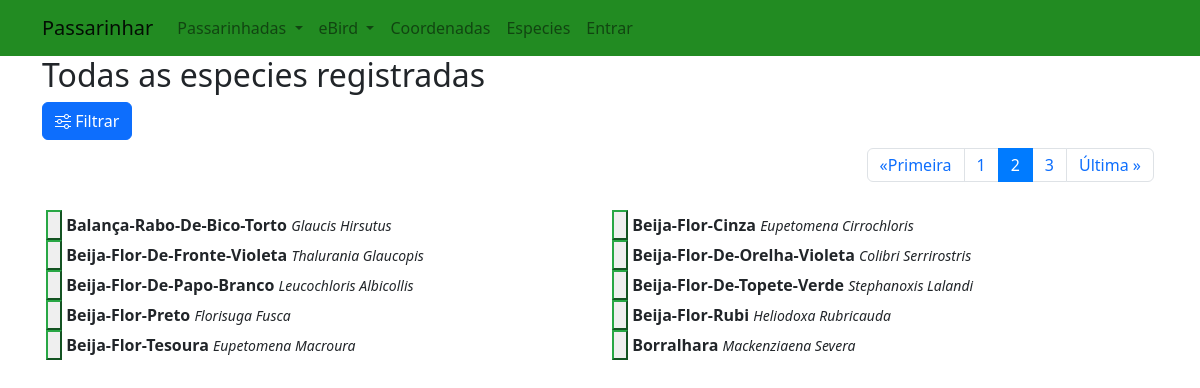
/allspices?page=2, run on an earlier commit of the app's database.
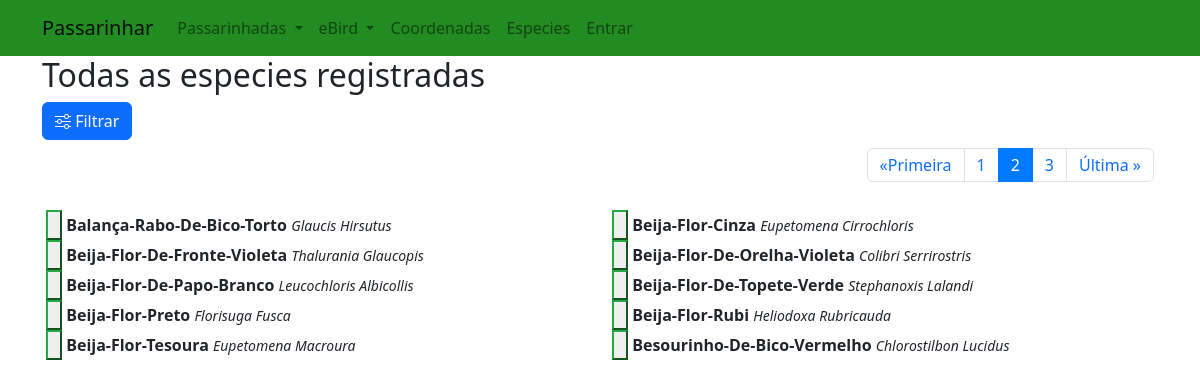
And on a later commit of the database.
### passarinhar/models.py (models this page shows, shortened)
class Spice(models.Model):
    name = models.CharField(max_length=64, unique=True)
    spice_code = models.CharField(max_length=20, null=True, blank=True)
    scientific_name = models.CharField(max_length=64, null=True, blank=True)
    taxon_order = models.ForeignKey(SpeciesTaxonomy, on_delete=models.CASCADE,null=True, blank=True, related_name="spice_taxon_order")
    DTScientific_name = models.ForeignKey(DataZoneSpecie, on_delete=models.CASCADE,null=True, blank=True, related_name="spice")
    description = models.TextField(blank=True)
    url_spice_img  = models.URLField(max_length=300, blank=True)
    image = ImageField(upload_to='spice_images/', pregenerated_sizes=["small", "medium"], null=True)

### passarinhar/views.py (the view, shortened to what this page needs)
# urls.py: path("allspices", views.allspices, name="allspices"),
def allspices(request):
    error = None
    page_obj = None
    page_number = request.GET.get('page')
    selected_name = ''
    selected_family = ''
    title = "Especies Registradas"
    if request.method == 'POST':
        form = SpiceForm(request.POST)
        if form.is_valid():
            selected_name = form.cleaned_data['spice']
            selected_family = form.cleaned_data['family']
    else:
        form = SpiceForm()
    if selected_name !='':
        allspices = Spice.objects.filter(name__icontains=selected_name)
        title = f"Especies {selected_name}* registradas"
    else:
        allspices = Spice.objects.all()
        title = "Todas as especies registradas"
    allspices = allspices.order_by("name").all()
    if allspices:
        p = Paginator(allspices, 10)
        page_obj = p.get_page(page_number)
    else:
        error = 'Sem dados'
    return render(request, "passarinhar/spices.html", {
        'title':title,
        'form': form,
        'page_obj':page_obj,
        "error": error
        })

### passarinhar/templates/passarinhar/spices.html (shortened to what this page needs)
{% extends "passarinhar/layout.html" %}
{% load static %}
{% block body %}
<h2 id="page-title">{{ title }}</h2>
<button class="btn btn-primary" type="button" data-bs-toggle="offcanvas" data-bs-target="#filterSidebar">
    <i class="bi bi-sliders"></i> Filtrar
</button>
{% if page_obj %}
<nav class="p-1 my-1" aria-label="Page navigation">
    <ul class="pagination justify-content-end">
        {% if page_obj.has_previous %}
        <li class="page-item"><a class="page-link" href="?page=1"><span aria-hidden="true">&laquo;</span>Primeira</a>
        </li>
        <li class="page-item"><a class="page-link"
                href="?page={{ page_obj.previous_page_number }}">{{page_obj.previous_page_number }}</a>
        <li>
            {%endif %}
        <li class="page-item  active" aria-current="page"><a class="page-link"
                href="?page={{ page_obj.number }}">{{page_obj.number }}</a></li>
        {% if page_obj.has_next %}
        <li class="page-item"><a class="page-link"
                href="?page={{ page_obj.next_page_number }}">{{page_obj.next_page_number }}</a></li>
        <li class="page-item"><a class="page-link" href="?page={{page_obj.paginator.num_pages}}">Última<span
                    aria-hidden="true"> &raquo;</span></a></li>
        {% endif %}
    </ul>
</nav>
{% endif %}
<div id="current" class="row p-1 my-1">
    {% for spice in page_obj %}
    <div class="col-lg-6 col-md-6 col-sm-12 col-xs-12">
        <button type="submit" id='{{spice.id}}' class="btn-outline-success btn-detail-info">
            <img class="img-responsive" src="{{ spice.image.thumbnails.small.url}}"></button>
        <span id="spice-name{{spice.id}}" class="text-capitalize font-weight-bold">{{ spice.name }}</span>
        <small id="spice-scientific-name{{spice.id}}"
            class="text-capitalize font-italic ">{{spice.scientific_name}}</small>
    </div>
    {% empty %}
    <div>*** Nenhum registro ainda***</div>
    {% endfor %}
</div>
{% endblock %}

### passarinhar/templates/passarinhar/layout.html (shortened to what this page needs)
{% load static %}
<!DOCTYPE html>
<html lang="en">
<head>
    <link rel="stylesheet" href="https://cdnjs.cloudflare.com/ajax/libs/font-awesome/4.7.0/css/font-awesome.min.css">
    <link rel="stylesheet" href="https://cdn.jsdelivr.net/npm/bootstrap-icons@1.13.1/font/bootstrap-icons.min.css">
    <link rel="stylesheet" href="https://cdn.jsdelivr.net/npm/bootstrap@4.6.2/dist/css/bootstrap.min.css">
    <link href="https://cdn.jsdelivr.net/npm/bootstrap@5.3.3/dist/css/bootstrap.min.css" rel="stylesheet">
    <link rel="stylesheet" href="https://cdn.jsdelivr.net/npm/bootstrap-icons@1.13.1/font/bootstrap-icons.css">
    <link href="{% static 'passarinhar/styles.css' %}" rel="stylesheet">
</head>
<body>
    <nav id="menu" class="navbar navbar-expand-md navbar-light">
        <div class="container">
            <a class="navbar-brand" href="{% url 'passarinhar:index' %}">Passarinhar</a>
            <div class="collapse navbar-collapse" id="navbarNav">
                <ul class="navbar-nav">
                    <li class="nav-item dropdown">
                        <a class="nav-link dropdown-toggle" href="#" id="navbardrop1" data-toggle="dropdown">
                            Passarinhadas
                        </a>
                    </li>
                    <li class="nav-item dropdown">
                        <a class="nav-link dropdown-toggle" href="#" id="navbardrop2" data-toggle="dropdown">
                            eBird
                        </a>
                    </li>
                    <li class="nav-item"><a class="nav-link" id="geo-loc"
                            href="{% url 'passarinhar:geo_view' %}">Coordenadas</a></li>
                    <li class="nav-item"><a class="nav-link" id="all-spices"
                            href="{% url 'passarinhar:allspices' %}">Especies</a></li>
                    {% if user.is_authenticated %}
                    <li class="nav-item"><a class="nav-link" id="allpost" href="{% url 'passarinhar:foro' %}">Foro</a>
                    </li>
                    <li class="nav-item"><a class="nav-link" id="user"
                            href="{% url 'passarinhar:profile' user.username %}">{{user.username}}</a></li>
                    <li class="nav-item"><a class="nav-link" href="{% url 'passarinhar:logout'%}">Sair</a></li>
                    {% else %}
                    <li class="nav-item"><a class="nav-link" href="{% url 'passarinhar:login' %}">Entrar</a></li>
                    {% endif %}
                </ul>
            </div>
        </div>
    </nav>
    <div class="container body">
        {% block body %}
        {% endblock %}
    </div>
</body>
</html>

### passarinhar/static/passarinhar/styles.css (style rules this page uses)
#menu { background-repeat: repeat-x; background-color: forestgreen; }
a { color: forestgreen; }

What changed in the data, as far as the page shows it:
no longer on this page (row unchanged): Spice: name "Borralhara", scientific_name "Mackenziaena Severa"
added Spice: name "Besourinho-De-Bico-Vermelho", scientific_name "Chlorostilbon Lucidus"
